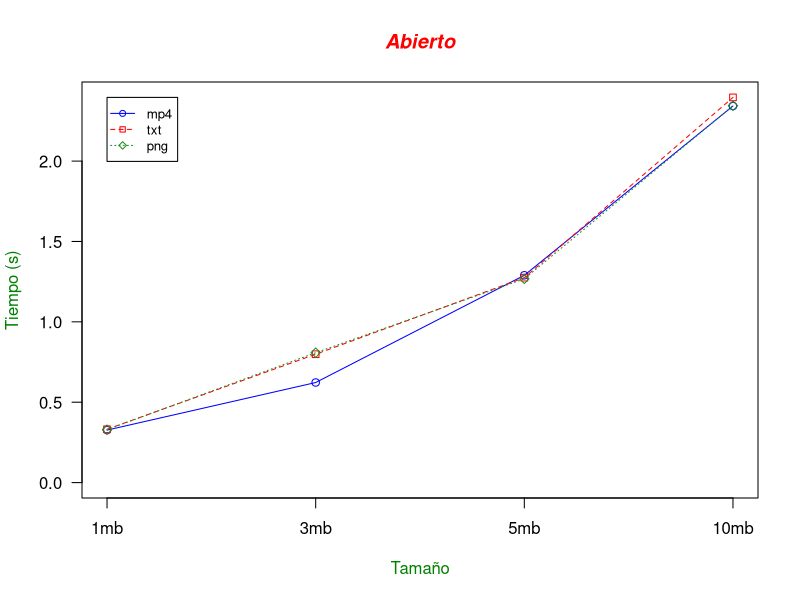

Write R code to recreate this figure.
library(readr)

data <- read_table2("open.csv",
    locale = locale(decimal_mark = ","))

max_y <- max(data)

plot_colors <- c("blue","red","forestgreen")

png(filename="open.png", height=395, width=400, bg="white")

plot(data$mp4, type="o", col=plot_colors[1],
   ylim=c(0,max_y), axes=FALSE, ann=FALSE)

axis(1, at=1:4, lab=c("1mb", "3mb", "5mb", "10mb"))

axis(2, las=2, labels=NULL)

box()

lines(data$txt, type="o", pch=22, lty=2,
   col=plot_colors[2])

lines(data$png, type="o", pch=23, lty=3,
   col=plot_colors[3])

title(main="Abierto", col.main="red", font.main=4)
title(xlab= "Tamaño", col.lab=rgb(0,0.5,0))
title(ylab= "Tiempo (s)", col.lab=rgb(0,0.5,0))

legend(1, max_y, names(data), cex=0.8, col=plot_colors,
   pch=21:23, lty=1:3);

dev.off()
